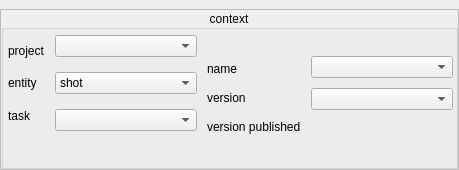
<?xml version="1.0" encoding="UTF-8"?>
<ui version="4.0">
 <class>Form</class>
 <widget class="QWidget" name="Form">
  <property name="geometry">
   <rect>
    <x>0</x>
    <y>0</y>
    <width>459</width>
    <height>170</height>
   </rect>
  </property>
  <property name="sizePolicy">
   <sizepolicy hsizetype="Expanding" vsizetype="Expanding">
    <horstretch>0</horstretch>
    <verstretch>0</verstretch>
   </sizepolicy>
  </property>
  <property name="windowTitle">
   <string>Form</string>
  </property>
  <layout class="QVBoxLayout" name="verticalLayout" stretch="0">
   <property name="spacing">
    <number>6</number>
   </property>
   <property name="sizeConstraint">
    <enum>QLayout::SizeConstraint::SetMaximumSize</enum>
   </property>
   <property name="leftMargin">
    <number>0</number>
   </property>
   <property name="topMargin">
    <number>9</number>
   </property>
   <property name="rightMargin">
    <number>0</number>
   </property>
   <property name="bottomMargin">
    <number>0</number>
   </property>
   <item>
    <widget class="QScrollArea" name="scrollArea">
     <property name="widgetResizable">
      <bool>true</bool>
     </property>
     <widget class="QWidget" name="scrollAreaWidgetContents">
      <property name="geometry">
       <rect>
        <x>0</x>
        <y>0</y>
        <width>443</width>
        <height>158</height>
       </rect>
      </property>
      <layout class="QVBoxLayout" name="verticalLayout_5">
       <property name="leftMargin">
        <number>0</number>
       </property>
       <property name="topMargin">
        <number>0</number>
       </property>
       <property name="rightMargin">
        <number>0</number>
       </property>
       <property name="bottomMargin">
        <number>0</number>
       </property>
       <item>
        <layout class="QVBoxLayout" name="verticalLayout_4">
         <item>
          <widget class="QGroupBox" name="groupBox">
           <property name="sizePolicy">
            <sizepolicy hsizetype="Expanding" vsizetype="Expanding">
             <horstretch>0</horstretch>
             <verstretch>0</verstretch>
            </sizepolicy>
           </property>
           <property name="toolTip">
            <string>&lt;html&gt;&lt;head/&gt;&lt;body&gt;&lt;p&gt;context fo the project &lt;/p&gt;&lt;/body&gt;&lt;/html&gt;</string>
           </property>
           <property name="title">
            <string>context</string>
           </property>
           <property name="alignment">
            <set>Qt::AlignmentFlag::AlignCenter</set>
           </property>
           <property name="flat">
            <bool>true</bool>
           </property>
           <layout class="QVBoxLayout" name="verticalLayout_2" stretch="0">
            <property name="spacing">
             <number>0</number>
            </property>
            <property name="leftMargin">
             <number>4</number>
            </property>
            <property name="topMargin">
             <number>0</number>
            </property>
            <property name="rightMargin">
             <number>2</number>
            </property>
            <property name="bottomMargin">
             <number>30</number>
            </property>
            <item>
             <layout class="QHBoxLayout" name="horizontalLayout" stretch="0,1,0,1">
              <property name="spacing">
               <number>10</number>
              </property>
              <property name="leftMargin">
               <number>0</number>
              </property>
              <property name="rightMargin">
               <number>0</number>
              </property>
              <property name="bottomMargin">
               <number>0</number>
              </property>
              <item>
               <layout class="QVBoxLayout" name="verticalLayout_3">
                <property name="topMargin">
                 <number>9</number>
                </property>
                <property name="bottomMargin">
                 <number>9</number>
                </property>
                <item alignment="Qt::AlignmentFlag::AlignLeft">
                 <widget class="QLabel" name="label">
                  <property name="text">
                   <string>project</string>
                  </property>
                 </widget>
                </item>
                <item alignment="Qt::AlignmentFlag::AlignLeft">
                 <widget class="QLabel" name="label_2">
                  <property name="text">
                   <string>entity</string>
                  </property>
                 </widget>
                </item>
                <item alignment="Qt::AlignmentFlag::AlignLeft">
                 <widget class="QLabel" name="label_4">
                  <property name="text">
                   <string>task</string>
                  </property>
                 </widget>
                </item>
               </layout>
              </item>
              <item>
               <layout class="QVBoxLayout" name="verticalLayout_7">
                <item>
                 <widget class="QComboBox" name="project_comboBox"/>
                </item>
                <item>
                 <widget class="QComboBox" name="entity_comboBox">
                  <property name="toolTip">
                   <string>&lt;html&gt;&lt;head/&gt;&lt;body&gt;&lt;p&gt;you can chose to work in shot mode or asset mode this will display different task for each one and filter the files that you can open or save &lt;/p&gt;&lt;/body&gt;&lt;/html&gt;</string>
                  </property>
                  <item>
                   <property name="text">
                    <string>shot</string>
                   </property>
                  </item>
                  <item>
                   <property name="text">
                    <string>asset</string>
                   </property>
                  </item>
                 </widget>
                </item>
                <item>
                 <widget class="QComboBox" name="task_comboBox">
                  <property name="toolTip">
                   <string>&lt;html&gt;&lt;head/&gt;&lt;body&gt;&lt;p&gt;chose a task to work on this will change depending of the entity chosen &lt;/p&gt;&lt;/body&gt;&lt;/html&gt;</string>
                  </property>
                 </widget>
                </item>
               </layout>
              </item>
              <item>
               <layout class="QVBoxLayout" name="verticalLayout_8">
                <item alignment="Qt::AlignmentFlag::AlignLeft">
                 <widget class="QLabel" name="label_7">
                  <property name="text">
                   <string/>
                  </property>
                 </widget>
                </item>
                <item alignment="Qt::AlignmentFlag::AlignLeft">
                 <widget class="QLabel" name="label_3">
                  <property name="text">
                   <string>name</string>
                  </property>
                 </widget>
                </item>
                <item alignment="Qt::AlignmentFlag::AlignLeft">
                 <widget class="QLabel" name="label_6">
                  <property name="text">
                   <string>version</string>
                  </property>
                 </widget>
                </item>
                <item alignment="Qt::AlignmentFlag::AlignLeft">
                 <widget class="QLabel" name="label_5">
                  <property name="text">
                   <string>version published</string>
                  </property>
                 </widget>
                </item>
               </layout>
              </item>
              <item>
               <layout class="QVBoxLayout" name="verticalLayout_9">
                <item>
                 <widget class="QLabel" name="label_8">
                  <property name="text">
                   <string/>
                  </property>
                 </widget>
                </item>
                <item>
                 <widget class="QComboBox" name="name_comboBox">
                  <property name="toolTip">
                   <string>&lt;html&gt;&lt;head/&gt;&lt;body&gt;&lt;p&gt;shot tame or task name to chose &lt;/p&gt;&lt;/body&gt;&lt;/html&gt;</string>
                  </property>
                 </widget>
                </item>
                <item>
                 <widget class="QComboBox" name="version_comboBox">
                  <property name="toolTip">
                   <string>&lt;html&gt;&lt;head/&gt;&lt;body&gt;&lt;p&gt;file  of the user version this will display all versions&lt;/p&gt;&lt;/body&gt;&lt;/html&gt;</string>
                  </property>
                 </widget>
                </item>
                <item>
                 <widget class="QLabel" name="last_version_published_label">
                  <property name="toolTip">
                   <string>&lt;html&gt;&lt;head/&gt;&lt;body&gt;&lt;p&gt;name of the user version published  f.e.&lt;/p&gt;&lt;p&gt;shot_0010_compositing_v002 version published&lt;/p&gt;&lt;p&gt;shot_0010_compositing_u015 user version used for the publish &lt;br/&gt;&lt;/p&gt;&lt;/body&gt;&lt;/html&gt;</string>
                  </property>
                  <property name="styleSheet">
                   <string notr="true">color: rgb(0, 130, 0);</string>
                  </property>
                  <property name="text">
                   <string/>
                  </property>
                 </widget>
                </item>
               </layout>
              </item>
             </layout>
            </item>
           </layout>
          </widget>
         </item>
        </layout>
       </item>
      </layout>
     </widget>
    </widget>
   </item>
  </layout>
 </widget>
 <resources/>
 <connections/>
</ui>
